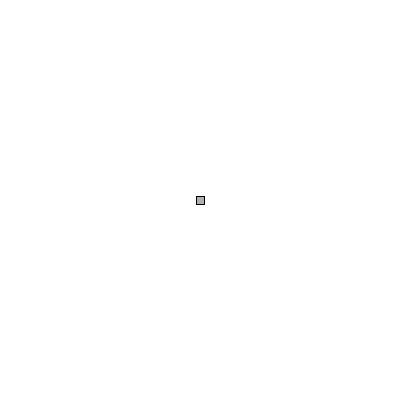
Frame 1 (no input)
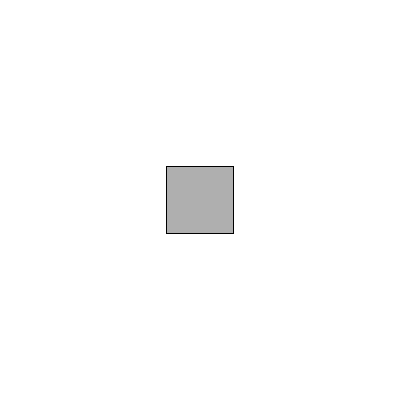
Frame 60 (the mouse pressed at the canvas centre just before this capture)
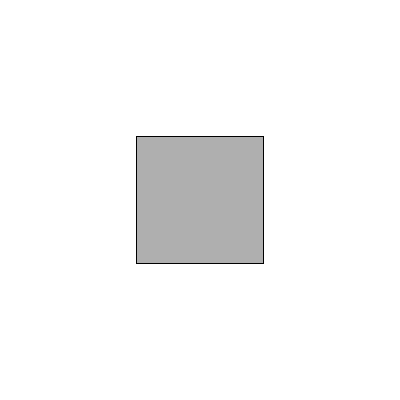
Frame 120 (the mouse held since frame 60 and released just before this capture)

The Processing sketch that drew these frames (run headless with seeded random() and noise(); from frame 60 on, the mouse is pressed at the canvas centre):

// Processing sketch: sketch_14_1
// ── sketch_14_1.pde
float r = 8;

void setup() {
  size(400, 400);
}

void draw() {
  background(255);

  stroke(0);
  fill(175);
  rectMode(CENTER);
  rect(width/2, height/2, r, r);
  r++;
}
